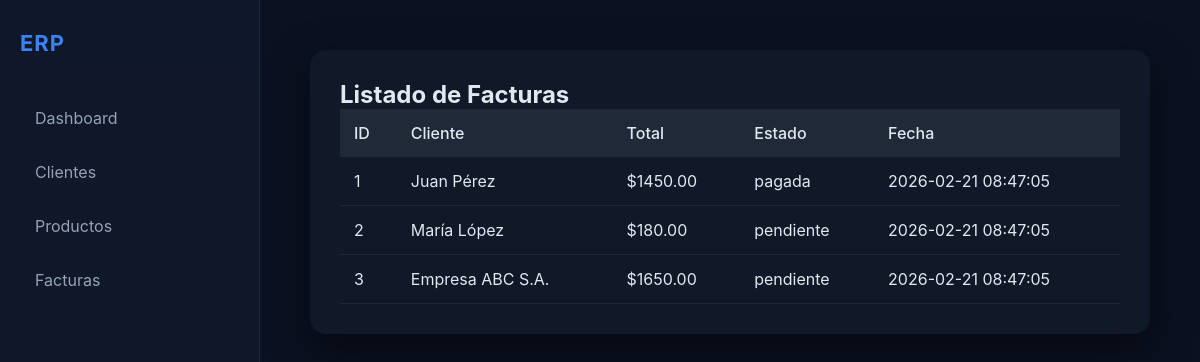
/facturas, run on the app's committed database.
### tables this page shows
CREATE TABLE facturas (
    id INT UNSIGNED AUTO_INCREMENT PRIMARY KEY,
    cliente_id INT UNSIGNED NOT NULL,
    usuario_id INT UNSIGNED NOT NULL,
    fecha DATETIME DEFAULT CURRENT_TIMESTAMP,
    total DECIMAL(12,2) DEFAULT 0,
    estado ENUM('pendiente','pagada','cancelada') DEFAULT 'pendiente',
    
    FOREIGN KEY (cliente_id) REFERENCES clientes(id)
        ON DELETE RESTRICT
        ON UPDATE CASCADE,
        
    FOREIGN KEY (usuario_id) REFERENCES usuarios(id)
        ON DELETE RESTRICT
        ON UPDATE CASCADE,
        
    INDEX idx_fecha (fecha)
);

CREATE TABLE clientes (
    id INT UNSIGNED AUTO_INCREMENT PRIMARY KEY,
    nombre VARCHAR(150) NOT NULL,
    email VARCHAR(150) NOT NULL UNIQUE,
    telefono VARCHAR(30),
    direccion TEXT,
    estado ENUM('activo','inactivo') DEFAULT 'activo',
    creado_en TIMESTAMP DEFAULT CURRENT_TIMESTAMP,
    actualizado_en TIMESTAMP DEFAULT CURRENT_TIMESTAMP ON UPDATE CURRENT_TIMESTAMP
);

### controllers/FacturaController.php (called while the page is built, shortened)
<?php
require_once 'models/Factura.php';
class FacturaController
{
    private $facturaModel;
    public function __construct($db)
    {
        $config = require 'config/config.php';
        $this->facturaModel = new Factura($config);
    }
   public function index()
{
    $facturas = $this->facturaModel->all();
    require 'views/layout.php';
}
}

### index.php (called while the page is built, shortened)
<?php
$config = require 'config/config.php';
require_once 'core/danielcreux.php';
require_once 'controllers/FacturaController.php';
$db = danielcreux::getInstance($config);
$router = new Router();
$router->get('/', fn() => (new DashboardController($db))->index());
$router->get('/clientes', fn() => (new ClienteController($db))->index());
$router->get('/productos', fn() => (new ProductoController($db))->index());
$router->get('/facturas', fn() => (new FacturaController($db))->index());
$router->post('/productos', fn() => (new ProductoController($db))->index());
$router->dispatch($_SERVER['REQUEST_URI']);

### config/config.php (called while the page is built)
<?php
return [
    'host' => 'localhost',
    'dbname' => 'empresa',
    'user' => 'root',
    'password' => '',
];

### core/danielcreux.php (called while the page is built, shortened)
<?php
class danielcreux
{
    private static $instance = null;
    private $pdo;
    private function __construct($config)
    {
        $dsn = "mysql:host={$config['host']};dbname={$config['dbname']};charset=utf8mb4";
        $this->pdo = new PDO($dsn, $config['user'], $config['password'], [
            PDO::ATTR_ERRMODE => PDO::ERRMODE_EXCEPTION,
            PDO::ATTR_DEFAULT_FETCH_MODE => PDO::FETCH_ASSOC
        ]);
    }
    public static function getInstance($config)
    {
        if (self::$instance === null) {
            self::$instance = new self($config);
        }
        return self::$instance;
    }
    public function query($sql, $params = [])
    {
        $stmt = $this->pdo->prepare($sql);
        $stmt->execute($params);
        return $stmt;
    }
    public function fetchAll($sql, $params = [])
    {
        return $this->query($sql, $params)->fetchAll();
    }
}

### models/Factura.php (called while the page is built, shortened)
<?php
require_once 'core/danielcreux.php';
class Factura
{
    private $db;
    public function __construct($config)
    {
        $this->db = danielcreux::getInstance($config);
    }
    public function all()
    {
        return $this->db->fetchAll("
            SELECT f.id, c.nombre as cliente, f.total, f.estado, f.fecha
            FROM facturas f
            JOIN clientes c ON f.cliente_id = c.id
            ORDER BY f.fecha DESC
        ");
    }
}

### views/facturas.php (the view)
<div class="card">
    <h2>Listado de Facturas</h2>
    <table>
        <tr>
            <th>ID</th>
            <th>Cliente</th>
            <th>Total</th>
            <th>Estado</th>
            <th>Fecha</th>
        </tr>
        <?php foreach ($facturas as $f): ?>
        <tr>
            <td><?= $f['id'] ?></td>
            <td><?= $f['cliente'] ?></td>
            <td>$<?= $f['total'] ?></td>
            <td><?= $f['estado'] ?></td>
            <td><?= $f['fecha'] ?></td>
        </tr>
        <?php endforeach; ?>
    </table>
</div>

### assets/css/dark-theme.css (style rules this page uses)
* { margin: 0; padding: 0; box-sizing: border-box; }
body { display: flex; font-family: "Inter", sans-serif; background: #0b1120; color: #e2e8f0; min-height: 100vh; }
.card { background: #111827; padding: 30px; border-radius: 16px; box-shadow: 0 15px 40px rgba(0,0,0,0.5); margin-bottom: 30px; transition: 0.3s ease; }
table { width: 100%; border-collapse: collapse; }
th { text-align: left; padding: 14px; background: #1f2937; font-weight: 500; }
td { padding: 14px; border-bottom: 1px solid #1e293b; }

### data on the page
facturas: id "1", cliente.nombre "Juan Pérez", total "1450.00", estado "pagada", fecha "2026-02-21 08:47:05"
facturas: id "2", cliente.nombre "María López", total "180.00", estado "pendiente", fecha "2026-02-21 08:47:05"
facturas: id "3", cliente.nombre "Empresa ABC S.A.", total "1650.00", estado "pendiente", fecha "2026-02-21 08:47:05"
